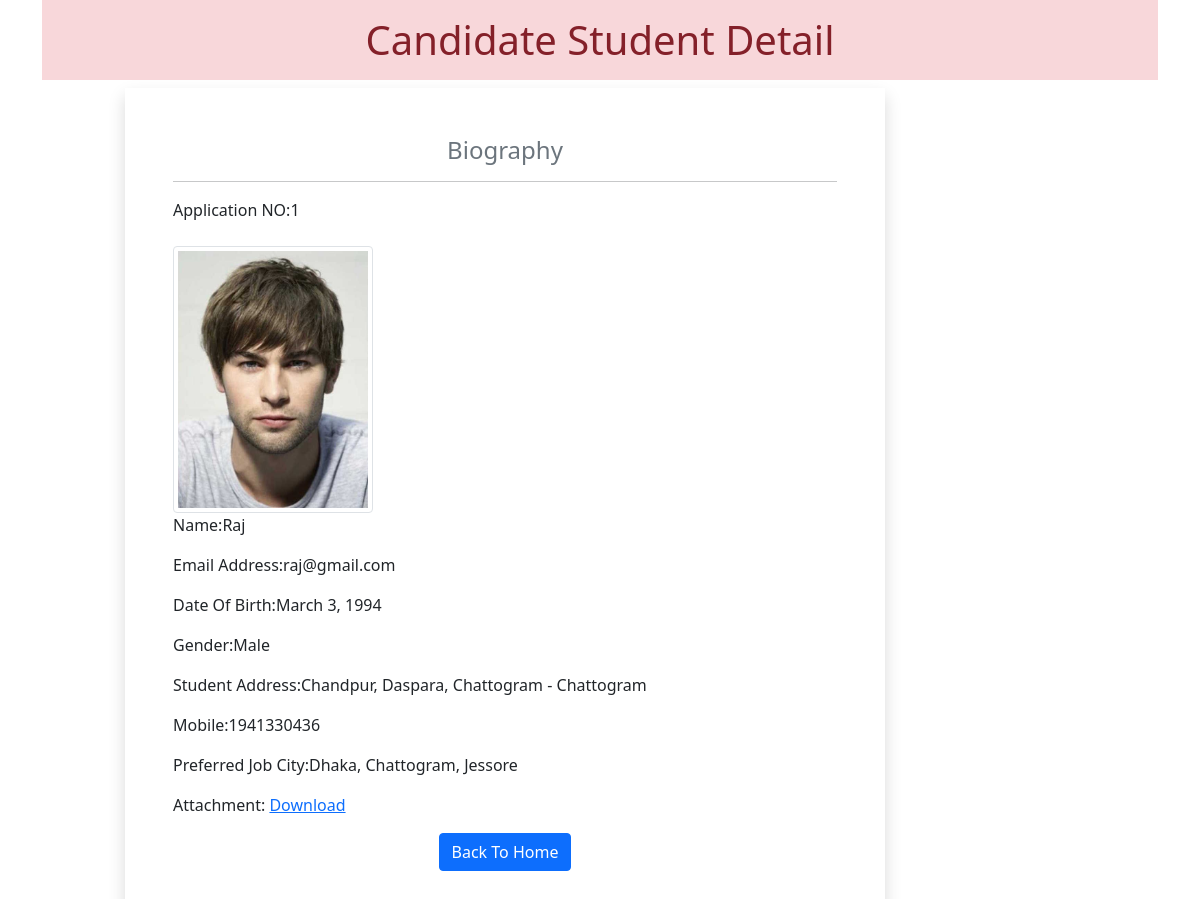
/1/, run on the app's committed database.
### myapp/models.py (models this page shows)
class User(models.Model):
    name=models.CharField(max_length=100)
    dob=models.DateField(auto_now=False, auto_now_add=False)
    gender=models.CharField(max_length=100)
    city=models.CharField(max_length=100)
    locality=models.CharField(max_length=100)
    pin=models.PositiveIntegerField()
    division=models.CharField(choices=DIVISION_CHOICE, max_length=50)
    mobile=models.PositiveIntegerField()
    email=models.EmailField()
    job_city=models.CharField(max_length=100)
    profile_image=models.ImageField(upload_to='myimage', blank=True)
    my_file=models.FileField(upload_to='doc', blank=True)

### myapp/views.py (the view)
# urls.py: path('<int:pk>/', views.CandidateView.as_view(), name='candidate'),
class CandidateView(View):
    def get(self, request, pk):
        candidate=User.objects.get(pk=pk)
        return render(request, 'myapp/candidate.html', {'candidate':candidate})

### myapp/templatetags/myfilter.py (called while the page is built)
@register.filter(name='remove_special')
def remove_chars(value,arg):
    for character in arg:
        value=value.replace(character, "")
    return value

### myapp/templates/myapp/candidate.html (shortened to what this page needs)
<!doctype html>
{%load myfilter %}
<html lang="en">
  <head>
    <link href="https://cdn.jsdelivr.net/npm/bootstrap@5.0.2/dist/css/bootstrap.min.css" rel="stylesheet">
  </head>
  <body>
    <div class="container">
        <h1 class="text-center alert-danger p-3">Candidate Student Detail </h1>
        <div class="row">
            <div class="col-md-8 shadow p-5 offset-sm-1">
                <h4 class="text-center text-secondary">Biography</h4><hr>
                <p>Application NO:{{candidate.id}}</p>
                <img src="{{candidate.profile_image.url}}" alt="" class="img-fluid img-thumbnail mt-2" width="200" height="150">
                <p>Name:{{candidate.name}}</p>
                <p>Email Address:{{candidate.email}}</p>
                <p>Date Of Birth:{{candidate.dob}}</p>
                <p>Gender:{{candidate.gender}}</p>
                <p>Student Address:{{candidate.city}}, {{candidate.locality}}, {{candidate.division}} - {{candidate.division}}</p>
                <p>Mobile:{{candidate.mobile}}</p>
                <p>Preferred Job City:{{candidate.job_city|remove_special:"[]'"}}</p>
                <p>Attachment: <a href="{{candidate.my_file.url}}">Download</a></p>
                <div class="text-center">
                  <a href="{% url 'home'%}" class="btn btn-primary">Back To Home</a>
                </div>
            </div>
        </div>
    </div>
  </body>
</html>

### data on the page
User: id "1", profile_image (picture), name "Raj", email "raj@gmail.com", dob "March 3, 1994", gender "Male", city "Chandpur", locality "Daspara", division "Chattogram", mobile "1941330436", job_city|remove_special "Dhaka, Chattogram, Jessore"
